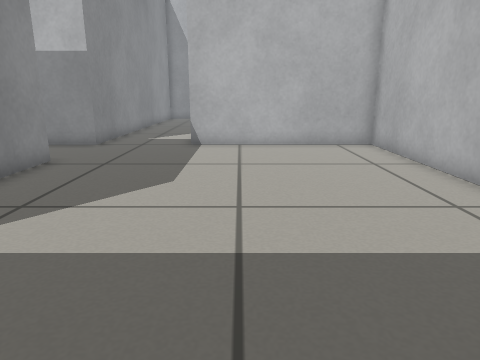
view 1 (above)

19 first-person views from a walk through a robot-simulator world made for Gazebo. The camera is 0.5 m above the floor, tilts 14° down and sees 70° across. The floor is counted in squares, 0.25 m on a side. Each view is taken from the middle of a square. On the plan, view 1 faces up. The plan holds only what a view shows up to about 18 squares ahead; the rest is blank.

view 2
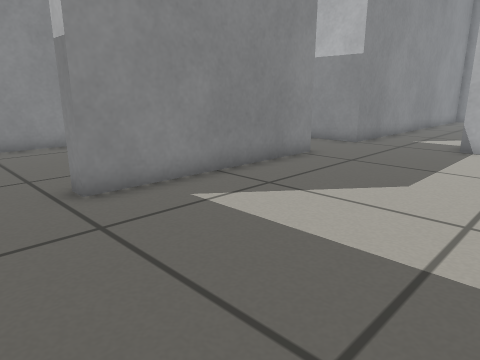

view 3
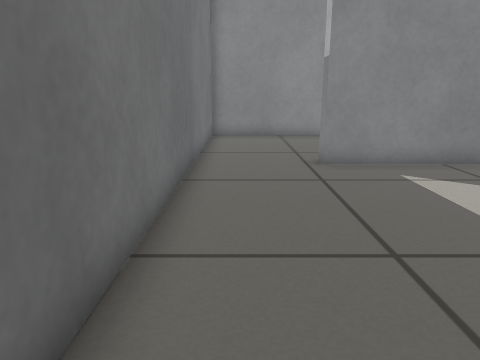

view 4
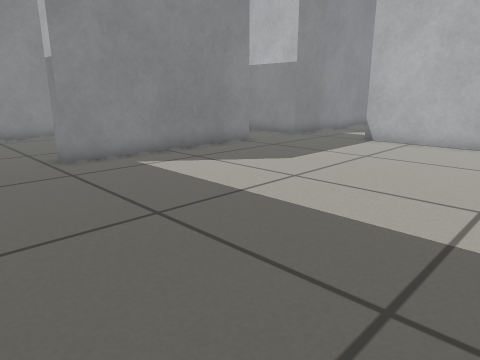

view 5
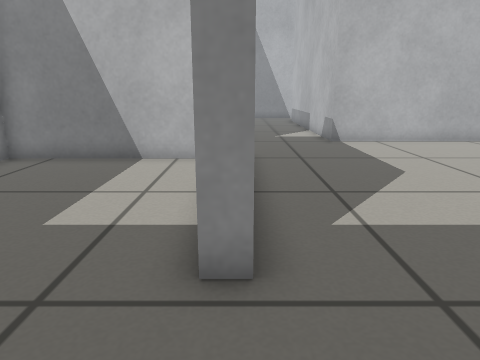

view 6
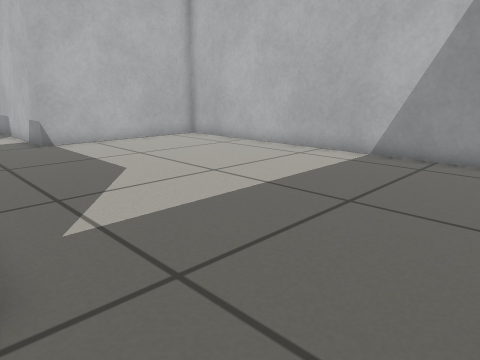

view 7
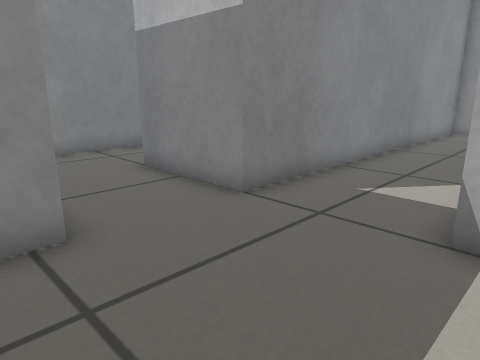

view 8
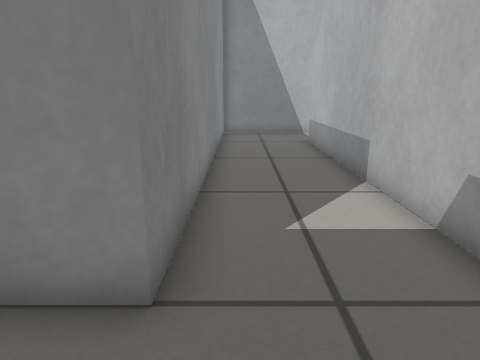

view 9
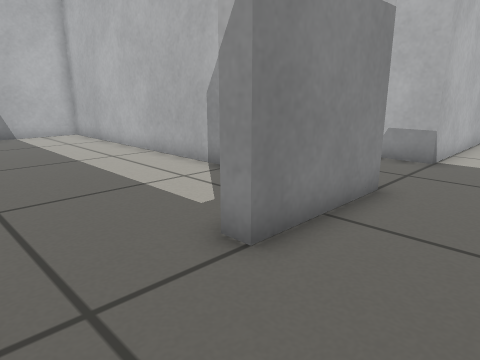

view 10
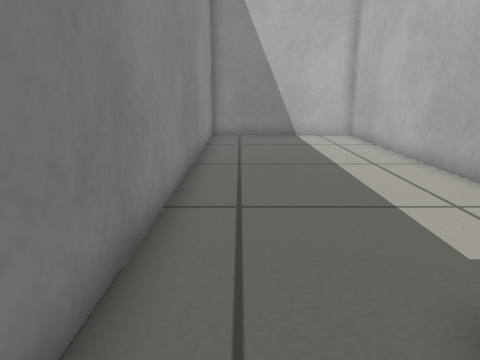

view 11
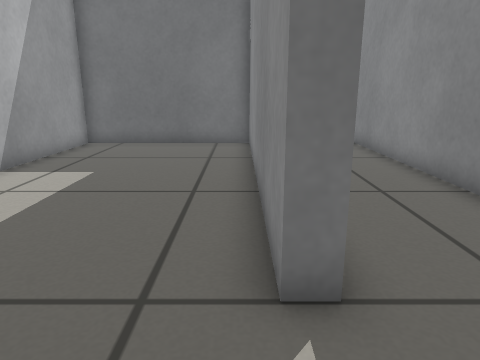

view 12
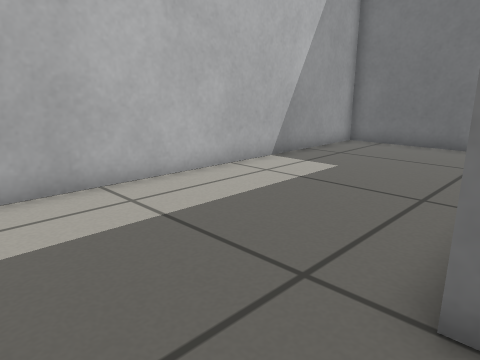

view 13
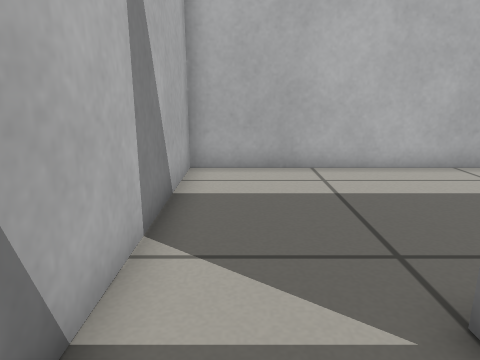

view 14
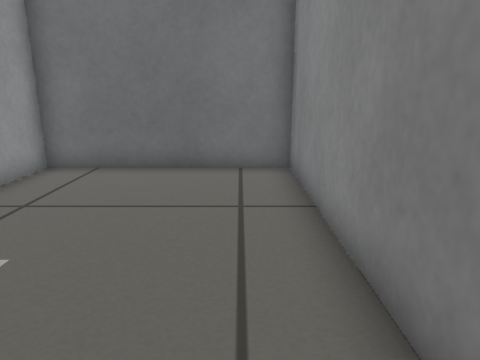

view 15
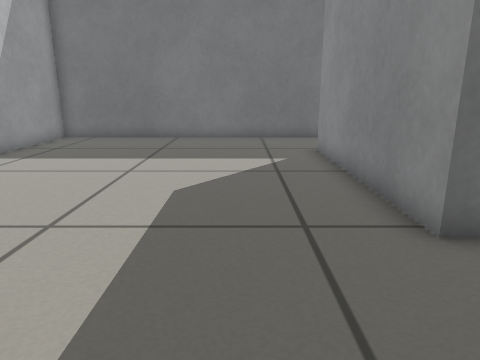

view 16
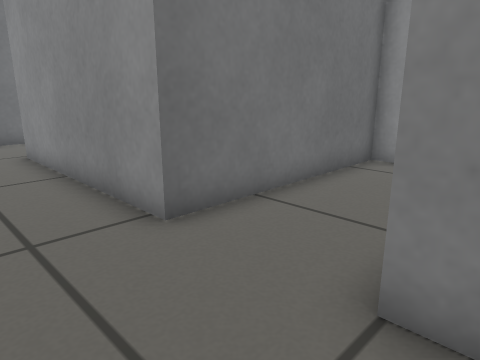

view 17
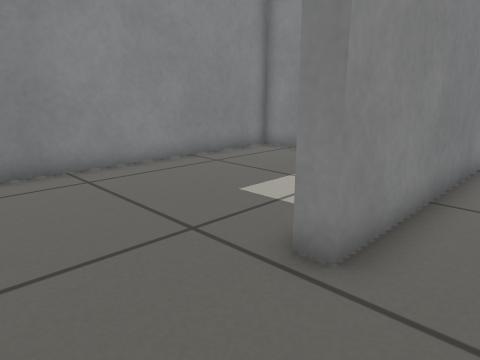

view 18
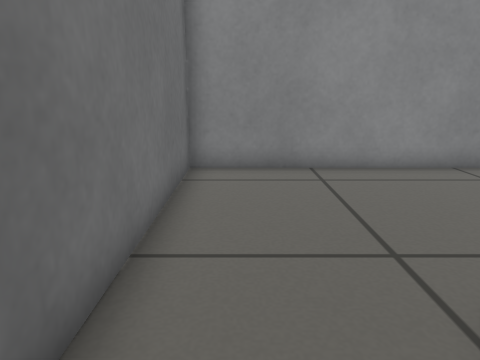

view 19
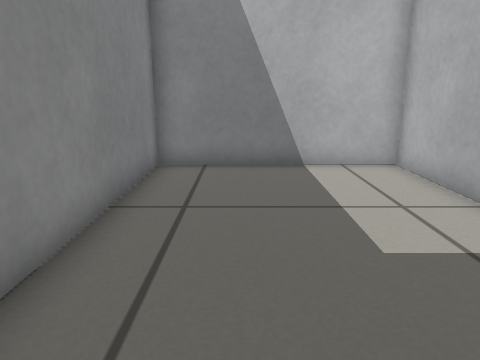

### Floor plan
Ten units are one square. View 1 is at (0, 0); x grows to the right and y downward. Boxes are objects, and circles mark ways between rooms. Rooms are numbered by the first view taken in them; rooms with no view inside come last. Other rooms are left out.
<svg viewBox="-139 -299 198 318">
<path fill="none" stroke="#000" d="M-134 -144 -134 -104 -59 -104 -59 -24 -65 -24M-65 14 54 14 54 -139 -20 -139 -20 -260M-25 -294 -59 -294 -59 -139 -99 -139 -99 -146M-14 -260 -14 -146 54 -146 54 -294 -25 -294M-20 -260 -14 -260M-65 -63 -65 -98 -134 -98 -134 14 -65 14M-65 -183 -65 -294 -134 -294 -134 -144"/>
<circle cx="-20" cy="-280" r="3" fill="#2a7"/>
<circle cx="-60" cy="-5" r="3" fill="#2a7"/>
<circle cx="-115" cy="-140" r="3" fill="#2a7"/>
<text x="-20" y="-100">1</text>
<text x="20" y="-220">2</text>
<text x="-100" y="-40">3</text>
<text x="-100" y="-220">4</text>
</svg>
Room 1 opens to room 2. Room 1 opens to room 3. Room 1 opens to room 4.

Where each view was taken, in squares from view 1:
view 1: 0 up, 0 right, facing up
view 2: 0 up, 1 right, facing up-left
view 3: 0 up, 4 right, facing left
view 4: 1 down, 5 right, facing up-left
view 5: 1 down, 6 left, facing up
view 6: 1 down, 6 left, facing up-right
view 7: 9 up, 1 left, facing up-left
view 8: 11 up, 5 left, facing up
view 9: 11 up, 13 left, facing up-right
view 10: 12 up, 12 left, facing up
view 11: 29 up, 1 left, facing down
view 12: 29 up, 2 left, facing down-right
view 13: 28 up, 4 left, facing right
view 14: 24 up, 0 right, facing down
view 15: 15 up, 3 left, facing down
view 16: 15 up, 3 left, facing down-left
view 17: 1 down, 4 left, facing up-left
view 18: 0 up, 4 left, facing left
view 19: 0 up, 11 left, facing up
